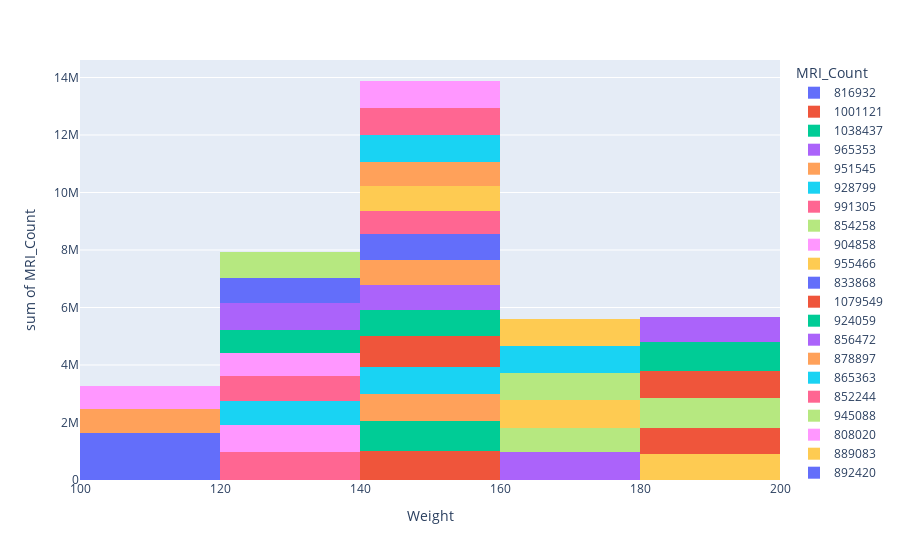

The code cell stored with this chart in its notebook:
### Markdown cell above
# Weight vs MRI_Count

### Code cell
# histogram using plotly
px.histogram(df,x="Weight",y="MRI_Count",color="MRI_Count")

### Figure 1 — Plotly figure (JSON) as saved in the notebook; plotly's stock layout.template omitted (floating-point values rounded to 4 significant figures)
{"data": [{"alignmentgroup": "True", "bingroup": "x", "histfunc": "sum", "hovertemplate": "MRI_Count=816932<br>Weight=%{x}<br>sum of MRI_Count=%{y}<extra></extra>", "legendgroup": "816932", "marker": {"color": "#636efa", "pattern": {"shape": ""}}, "name": "816932", "offsetgroup": "816932", "orientation": "v", "showlegend": true, "type": "histogram", "x": [118], "xaxis": "x", "y": [816932], "yaxis": "y"}, {"alignmentgroup": "True", "bingroup": "x", "histfunc": "sum", "hovertemplate": "MRI_Count=1001121<br>Weight=%{x}<br>sum of MRI_Count=%{y}<extra></extra>", "legendgroup": "1001121", "marker": {"color": "#EF553B", "pattern": {"shape": ""}}, "name": "1001121", "offsetgroup": "1001121", "orientation": "v", "showlegend": true, "type": "histogram", "x": [151.1], "xaxis": "x", "y": [1001121], "yaxis": "y"}, {"alignmentgroup": "True", "bingroup": "x", "histfunc": "sum", "hovertemplate": "MRI_Count=1038437<br>Weight=%{x}<br>sum of MRI_Count=%{y}<extra></extra>", "legendgroup": "1038437", "marker": {"color": "#00cc96", "pattern": {"shape": ""}}, "name": "1038437", "offsetgroup": "1038437", "orientation": "v", "showlegend": true, "type": "histogram", "x": [143], "xaxis": "x", "y": [1038437], "yaxis": "y"}, {"alignmentgroup": "True", "bingroup": "x", "histfunc": "sum", "hovertemplate": "MRI_Count=965353<br>Weight=%{x}<br>sum of MRI_Count=%{y}<extra></extra>", "legendgroup": "965353", "marker": {"color": "#ab63fa", "pattern": {"shape": ""}}, "name": "965353", "offsetgroup": "965353", "orientation": "v", "showlegend": true, "type": "histogram", "x": [172], "xaxis": "x", "y": [965353], "yaxis": "y"}, {"alignmentgroup": "True", "bingroup": "x", "histfunc": "sum", "hovertemplate": "MRI_Count=951545<br>Weight=%{x}<br>sum of MRI_Count=%{y}<extra></extra>", "legendgroup": "951545", "marker": {"color": "#FFA15A", "pattern": {"shape": ""}}, "name": "951545", "offsetgroup": "951545", "orientation": "v", "showlegend": true, "type": "histogram", "x": [147], "xaxis": "x", "y": [951545], "yaxis": "y"}, {"alignmentgroup": "True", "bingroup": "x", "histfunc": "sum", "hovertemplate": "MRI_Count=928799<br>Weight=%{x}<br>sum of MRI_Count=%{y}<extra></extra>", "legendgroup": "928799", "marker": {"color": "#19d3f3", "pattern": {"shape": ""}}, "name": "928799", "offsetgroup": "928799", "orientation": "v", "showlegend": true, "type": "histogram", "x": [146], "xaxis": "x", "y": [928799], "yaxis": "y"}, {"alignmentgroup": "True", "bingroup": "x", "histfunc": "sum", "hovertemplate": "MRI_Count=991305<br>Weight=%{x}<br>sum of MRI_Count=%{y}<extra></extra>", "legendgroup": "991305", "marker": {"color": "#FF6692", "pattern": {"shape": ""}}, "name": "991305", "offsetgroup": "991305", "orientation": "v", "showlegend": true, "type": "histogram", "x": [138], "xaxis": "x", "y": [991305], "yaxis": "y"}, {"alignmentgroup": "True", "bingroup": "x", "histfunc": "sum", "hovertemplate": "MRI_Count=854258<br>Weight=%{x}<br>sum of MRI_Count=%{y}<extra></extra>", "legendgroup": "854258", "marker": {"color": "#B6E880", "pattern": {"shape": ""}}, "name": "854258", "offsetgroup": "854258", "orientation": "v", "showlegend": true, "type": "histogram", "x": [175], "xaxis": "x", "y": [854258], "yaxis": "y"}, {"alignmentgroup": "True", "bingroup": "x", "histfunc": "sum", "hovertemplate": "MRI_Count=904858<br>Weight=%{x}<br>sum of MRI_Count=%{y}<extra></extra>", "legendgroup": "904858", "marker": {"color": "#FF97FF", "pattern": {"shape": ""}}, "name": "904858", "offsetgroup": "904858", "orientation": "v", "showlegend": true, "type": "histogram", "x": [134], "xaxis": "x", "y": [904858], "yaxis": "y"}, {"alignmentgroup": "True", "bingroup": "x", "histfunc": "sum", "hovertemplate": "MRI_Count=955466<br>Weight=%{x}<br>sum of MRI_Count=%{y}<extra></extra>", "legendgroup": "955466", "marker": {"color": "#FECB52", "pattern": {"shape": ""}}, "name": "955466", "offsetgroup": "955466", "orientation": "v", "showlegend": true, "type": "histogram", "x": [172], "xaxis": "x", "y": [955466], "yaxis": "y"}, {"alignmentgroup": "True", "bingroup": "x", "histfunc": "sum", "hovertemplate": "MRI_Count=833868<br>Weight=%{x}<br>sum of MRI_Count=%{y}<extra></extra>", "legendgroup": "833868", "marker": {"color": "#636efa", "pattern": {"shape": ""}}, "name": "833868", "offsetgroup": "833868", "orientation": "v", "showlegend": true, "type": "histogram", "x": [118], "xaxis": "x", "y": [833868], "yaxis": "y"}, {"alignmentgroup": "True", "bingroup": "x", "histfunc": "sum", "hovertemplate": "MRI_Count=1079549<br>Weight=%{x}<br>sum of MRI_Count=%{y}<extra></extra>", "legendgroup": "1079549", "marker": {"color": "#EF553B", "pattern": {"shape": ""}}, "name": "1079549", "offsetgroup": "1079549", "orientation": "v", "showlegend": true, "type": "histogram", "x": [151], "xaxis": "x", "y": [1079549], "yaxis": "y"}, {"alignmentgroup": "True", "bingroup": "x", "histfunc": "sum", "hovertemplate": "MRI_Count=924059<br>Weight=%{x}<br>sum of MRI_Count=%{y}<extra></extra>", "legendgroup": "924059", "marker": {"color": "#00cc96", "pattern": {"shape": ""}}, "name": "924059", "offsetgroup": "924059", "orientation": "v", "showlegend": true, "type": "histogram", "x": [155], "xaxis": "x", "y": [924059], "yaxis": "y"}, {"alignmentgroup": "True", "bingroup": "x", "histfunc": "sum", "hovertemplate": "MRI_Count=856472<br>Weight=%{x}<br>sum of MRI_Count=%{y}<extra></extra>", "legendgroup": "856472", "marker": {"color": "#ab63fa", "pattern": {"shape": ""}}, "name": "856472", "offsetgroup": "856472", "orientation": "v", "showlegend": true, "type": "histogram", "x": [155], "xaxis": "x", "y": [856472], "yaxis": "y"}, {"alignmentgroup": "True", "bingroup": "x", "histfunc": "sum", "hovertemplate": "MRI_Count=878897<br>Weight=%{x}<br>sum of MRI_Count=%{y}<extra></extra>", "legendgroup": "878897", "marker": {"color": "#FFA15A", "pattern": {"shape": ""}}, "name": "878897", "offsetgroup": "878897", "orientation": "v", "showlegend": true, "type": "histogram", "x": [146], "xaxis": "x", "y": [878897], "yaxis": "y"}, {"alignmentgroup": "True", "bingroup": "x", "histfunc": "sum", "hovertemplate": "MRI_Count=865363<br>Weight=%{x}<br>sum of MRI_Count=%{y}<extra></extra>", "legendgroup": "865363", "marker": {"color": "#19d3f3", "pattern": {"shape": ""}}, "name": "865363", "offsetgroup": "865363", "orientation": "v", "showlegend": true, "type": "histogram", "x": [135], "xaxis": "x", "y": [865363], "yaxis": "y"}, {"alignmentgroup": "True", "bingroup": "x", "histfunc": "sum", "hovertemplate": "MRI_Count=852244<br>Weight=%{x}<br>sum of MRI_Count=%{y}<extra></extra>", "legendgroup": "852244", "marker": {"color": "#FF6692", "pattern": {"shape": ""}}, "name": "852244", "offsetgroup": "852244", "orientation": "v", "showlegend": true, "type": "histogram", "x": [127], "xaxis": "x", "y": [852244], "yaxis": "y"}, {"alignmentgroup": "True", "bingroup": "x", "histfunc": "sum", "hovertemplate": "MRI_Count=945088<br>Weight=%{x}<br>sum of MRI_Count=%{y}<extra></extra>", "legendgroup": "945088", "marker": {"color": "#B6E880", "pattern": {"shape": ""}}, "name": "945088", "offsetgroup": "945088", "orientation": "v", "showlegend": true, "type": "histogram", "x": [178], "xaxis": "x", "y": [945088], "yaxis": "y"}, {"alignmentgroup": "True", "bingroup": "x", "histfunc": "sum", "hovertemplate": "MRI_Count=808020<br>Weight=%{x}<br>sum of MRI_Count=%{y}<extra></extra>", "legendgroup": "808020", "marker": {"color": "#FF97FF", "pattern": {"shape": ""}}, "name": "808020", "offsetgroup": "808020", "orientation": "v", "showlegend": true, "type": "histogram", "x": [136], "xaxis": "x", "y": [808020], "yaxis": "y"}, {"alignmentgroup": "True", "bingroup": "x", "histfunc": "sum", "hovertemplate": "MRI_Count=889083<br>Weight=%{x}<br>sum of MRI_Count=%{y}<extra></extra>", "legendgroup": "889083", "marker": {"color": "#FECB52", "pattern": {"shape": ""}}, "name": "889083", "offsetgroup": "889083", "orientation": "v", "showlegend": true, "type": "histogram", "x": [180], "xaxis": "x", "y": [889083], "yaxis": "y"}, {"alignmentgroup": "True", "bingroup": "x", "histfunc": "sum", "hovertemplate": "MRI_Count=892420<br>Weight=%{x}<br>sum of MRI_Count=%{y}<extra></extra>", "legendgroup": "892420", "marker": {"color": "#636efa", "pattern": {"shape": ""}}, "name": "892420", "offsetgroup": "892420", "orientation": "v", "showlegend": true, "type": "histogram", "x": [151.1], "xaxis": "x", "y": [892420], "yaxis": "y"}, {"alignmentgroup": "True", "bingroup": "x", "histfunc": "sum", "hovertemplate": "MRI_Count=905940<br>Weight=%{x}<br>sum of MRI_Count=%{y}<extra></extra>", "legendgroup": "905940", "marker": {"color": "#EF553B", "pattern": {"shape": ""}}, "name": "905940", "offsetgroup": "905940", "orientation": "v", "showlegend": true, "type": "histogram", "x": [186], "xaxis": "x", "y": [905940], "yaxis": "y"}, {"alignmentgroup": "True", "bingroup": "x", "histfunc": "sum", "hovertemplate": "MRI_Count=790619<br>Weight=%{x}<br>sum of MRI_Count=%{y}<extra></extra>", "legendgroup": "790619", "marker": {"color": "#00cc96", "pattern": {"shape": ""}}, "name": "790619", "offsetgroup": "790619", "orientation": "v", "showlegend": true, "type": "histogram", "x": [122], "xaxis": "x", "y": [790619], "yaxis": "y"}, {"alignmentgroup": "True", "bingroup": "x", "histfunc": "sum", "hovertemplate": "MRI_Count=955003<br>Weight=%{x}<br>sum of MRI_Count=%{y}<extra></extra>", "legendgroup": "955003", "marker": {"color": "#ab63fa", "pattern": {"shape": ""}}, "name": "955003", "offsetgroup": "955003", "orientation": "v", "showlegend": true, "type": "histogram", "x": [132], "xaxis": "x", "y": [955003], "yaxis": "y"}, {"alignmentgroup": "True", "bingroup": "x", "histfunc": "sum", "hovertemplate": "MRI_Count=831772<br>Weight=%{x}<br>sum of MRI_Count=%{y}<extra></extra>", "legendgroup": "831772", "marker": {"color": "#FFA15A", "pattern": {"shape": ""}}, "name": "831772", "offsetgroup": "831772", "orientation": "v", "showlegend": true, "type": "histogram", "x": [114], "xaxis": "x", "y": [831772], "yaxis": "y"}, {"alignmentgroup": "True", "bingroup": "x", "histfunc": "sum", "hovertemplate": "MRI_Count=935494<br>Weight=%{x}<br>sum of MRI_Count=%{y}<extra></extra>", "legendgroup": "935494", "marker": {"color": "#19d3f3", "pattern": {"shape": ""}}, "name": "935494", "offsetgroup": "935494", "orientation": "v", "showlegend": true, "type": "histogram", "x": [171], "xaxis": "x", "y": [935494], "yaxis": "y"}, {"alignmentgroup": "True", "bingroup": "x", "histfunc": "sum", "hovertemplate": "MRI_Count=798612<br>Weight=%{x}<br>sum of MRI_Count=%{y}<extra></extra>", "legendgroup": "798612", "marker": {"color": "#FF6692", "pattern": {"shape": ""}}, "name": "798612", "offsetgroup": "798612", "orientation": "v", "showlegend": true, "type": "histogram", "x": [140], "xaxis": "x", "y": [798612], "yaxis": "y"}, {"alignmentgroup": "True", "bingroup": "x", "histfunc": "sum", "hovertemplate": "MRI_Count=1062462<br>Weight=%{x}<br>sum of MRI_Count=%{y}<extra></extra>", "legendgroup": "1062462", "marker": {"color": "#B6E880", "pattern": {"shape": ""}}, "name": "1062462", "offsetgroup": "1062462", "orientation": "v", "showlegend": true, "type": "histogram", "x": [187], "xaxis": "x", "y": [1062462], "yaxis": "y"}, {"alignmentgroup": "True", "bingroup": "x", "histfunc": "sum", "hovertemplate": "MRI_Count=793549<br>Weight=%{x}<br>sum of MRI_Count=%{y}<extra></extra>", "legendgroup": "793549", "marker": {"color": "#FF97FF", "pattern": {"shape": ""}}, "name": "793549", "offsetgroup": "793549", "orientation": "v", "showlegend": true, "type": "histogram", "x": [106], "xaxis": "x", "y": [793549], "yaxis": "y"}, {"alignmentgroup": "True", "bingroup": "x", "histfunc": "sum", "hovertemplate": "MRI_Count=866662<br>Weight=%{x}<br>sum of MRI_Count=%{y}<extra></extra>", "legendgroup": "866662", "marker": {"color": "#FECB52", "pattern": {"shape": ""}}, "name": "866662", "offsetgroup": "866662", "orientation": "v", "showlegend": true, "type": "histogram", "x": [159], "xaxis": "x", "y": [866662], "yaxis": "y"}, {"alignmentgroup": "True", "bingroup": "x", "histfunc": "sum", "hovertemplate": "MRI_Count=857782<br>Weight=%{x}<br>sum of MRI_Count=%{y}<extra></extra>", "legendgroup": "857782", "marker": {"color": "#636efa", "pattern": {"shape": ""}}, "name": "857782", "offsetgroup": "857782", "orientation": "v", "showlegend": true, "type": "histogram", "x": [127], "xaxis": "x", "y": [857782], "yaxis": "y"}, {"alignmentgroup": "True", "bingroup": "x", "histfunc": "sum", "hovertemplate": "MRI_Count=949589<br>Weight=%{x}<br>sum of MRI_Count=%{y}<extra></extra>", "legendgroup": "949589", "marker": {"color": "#EF553B", "pattern": {"shape": ""}}, "name": "949589", "offsetgroup": "949589", "orientation": "v", "showlegend": true, "type": "histogram", "x": [191], "xaxis": "x", "y": [949589], "yaxis": "y"}, {"alignmentgroup": "True", "bingroup": "x", "histfunc": "sum", "hovertemplate": "MRI_Count=997925<br>Weight=%{x}<br>sum of MRI_Count=%{y}<extra></extra>", "legendgroup": "997925", "marker": {"color": "#00cc96", "pattern": {"shape": ""}}, "name": "997925", "offsetgroup": "997925", "orientation": "v", "showlegend": true, "type": "histogram", "x": [192], "xaxis": "x", "y": [997925], "yaxis": "y"}, {"alignmentgroup": "True", "bingroup": "x", "histfunc": "sum", "hovertemplate": "MRI_Count=879987<br>Weight=%{x}<br>sum of MRI_Count=%{y}<extra></extra>", "legendgroup": "879987", "marker": {"color": "#ab63fa", "pattern": {"shape": ""}}, "name": "879987", "offsetgroup": "879987", "orientation": "v", "showlegend": true, "type": "histogram", "x": [181], "xaxis": "x", "y": [879987], "yaxis": "y"}, {"alignmentgroup": "True", "bingroup": "x", "histfunc": "sum", "hovertemplate": "MRI_Count=834344<br>Weight=%{x}<br>sum of MRI_Count=%{y}<extra></extra>", "legendgroup": "834344", "marker": {"color": "#FFA15A", "pattern": {"shape": ""}}, "name": "834344", "offsetgroup": "834344", "orientation": "v", "showlegend": true, "type": "histogram", "x": [143], "xaxis": "x", "y": [834344], "yaxis": "y"}, {"alignmentgroup": "True", "bingroup": "x", "histfunc": "sum", "hovertemplate": "MRI_Count=948066<br>Weight=%{x}<br>sum of MRI_Count=%{y}<extra></extra>", "legendgroup": "948066", "marker": {"color": "#19d3f3", "pattern": {"shape": ""}}, "name": "948066", "offsetgroup": "948066", "orientation": "v", "showlegend": true, "type": "histogram", "x": [153], "xaxis": "x", "y": [948066], "yaxis": "y"}, {"alignmentgroup": "True", "bingroup": "x", "histfunc": "sum", "hovertemplate": "MRI_Count=949395<br>Weight=%{x}<br>sum of MRI_Count=%{y}<extra></extra>", "legendgroup": "949395", "marker": {"color": "#FF6692", "pattern": {"shape": ""}}, "name": "949395", "offsetgroup": "949395", "orientation": "v", "showlegend": true, "type": "histogram", "x": [144], "xaxis": "x", "y": [949395], "yaxis": "y"}, {"alignmentgroup": "True", "bingroup": "x", "histfunc": "sum", "hovertemplate": "MRI_Count=893983<br>Weight=%{x}<br>sum of MRI_Count=%{y}<extra></extra>", "legendgroup": "893983", "marker": {"color": "#B6E880", "pattern": {"shape": ""}}, "name": "893983", "offsetgroup": "893983", "orientation": "v", "showlegend": true, "type": "histogram", "x": [139], "xaxis": "x", "y": [893983], "yaxis": "y"}, {"alignmentgroup": "True", "bingroup": "x", "histfunc": "sum", "hovertemplate": "MRI_Count=930016<br>Weight=%{x}<br>sum of MRI_Count=%{y}<extra></extra>", "legendgroup": "930016", "marker": {"color": "#FF97FF", "pattern": {"shape": ""}}, "name": "930016", "offsetgroup": "930016", "orientation": "v", "showlegend": true, "type": "histogram", "x": [148], "xaxis": "x", "y": [930016], "yaxis": "y"}, {"alignmentgroup": "True", "bingroup": "x", "histfunc": "sum", "hovertemplate": "MRI_Count=935863<br>Weight=%{x}<br>sum of MRI_Count=%{y}<extra></extra>", "legendgroup": "935863", "marker": {"color": "#FECB52", "pattern": {"shape": ""}}, "name": "935863", "offsetgroup": "935863", "orientation": "v", "showlegend": true, "type": "histogram", "x": [179], "xaxis": "x", "y": [935863], "yaxis": "y"}], "layout": {"barmode": "relative", "legend": {"title": {"text": "MRI_Count"}, "tracegroupgap": 0}, "margin": {"t": 60}, "xaxis": {"anchor": "y", "domain": [0, 1], "title": {"text": "Weight"}}, "yaxis": {"anchor": "x", "categoryarray": [935863, 930016, 893983, 949395, 948066, 834344, 879987, 997925, 949589, 857782, 866662, 793549, 1062462, 798612, 935494, 831772, 955003, 790619, 905940, 892420, 889083, 808020, 945088, 852244, 865363, 878897, 856472, 924059, 1079549, 833868, 955466, 904858, 854258, 991305, 928799, 951545, 965353, 1038437, 1001121, 816932], "categoryorder": "array", "domain": [0, 1], "title": {"text": "sum of MRI_Count"}}}}
